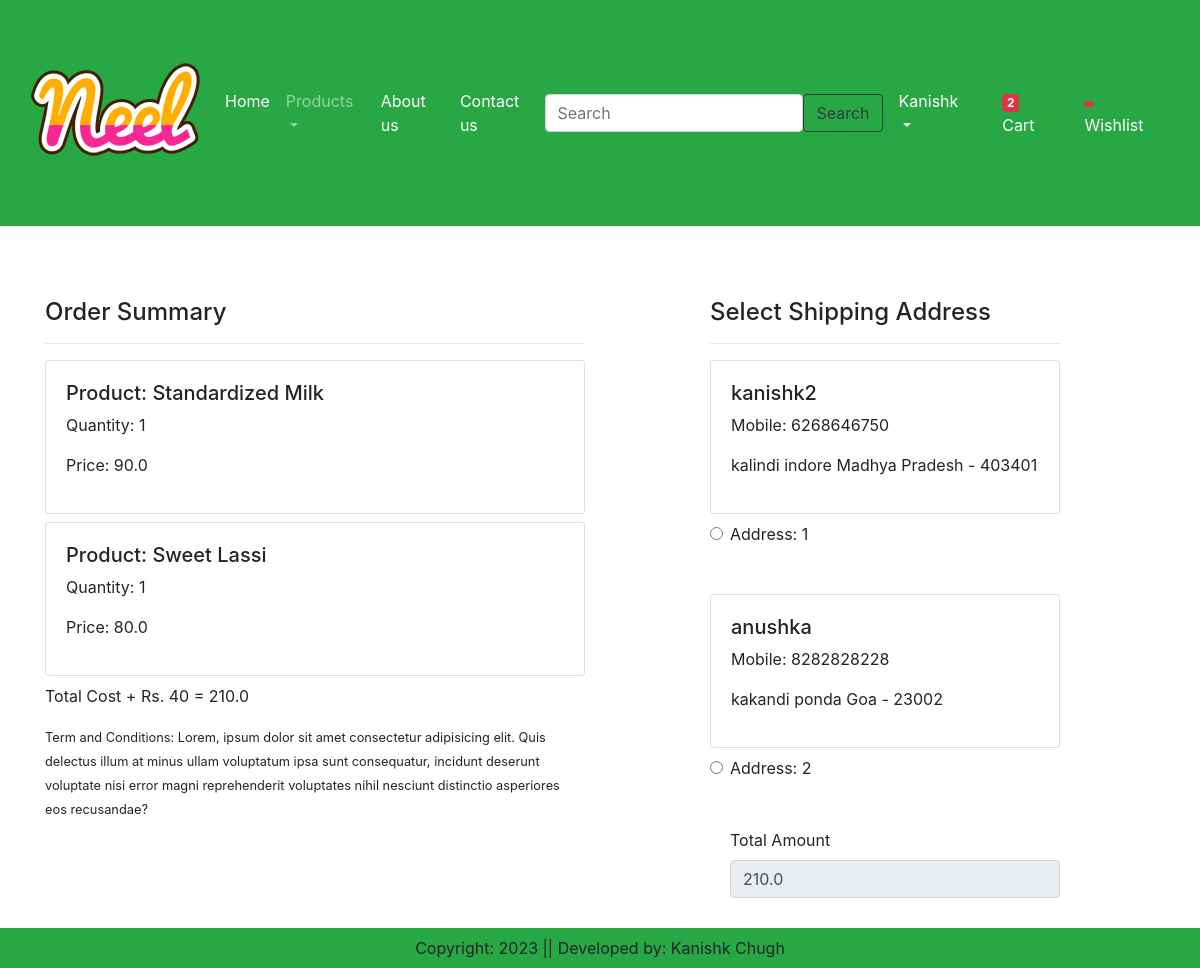
/checkout/ (signed in), run on an earlier commit of the app's database.
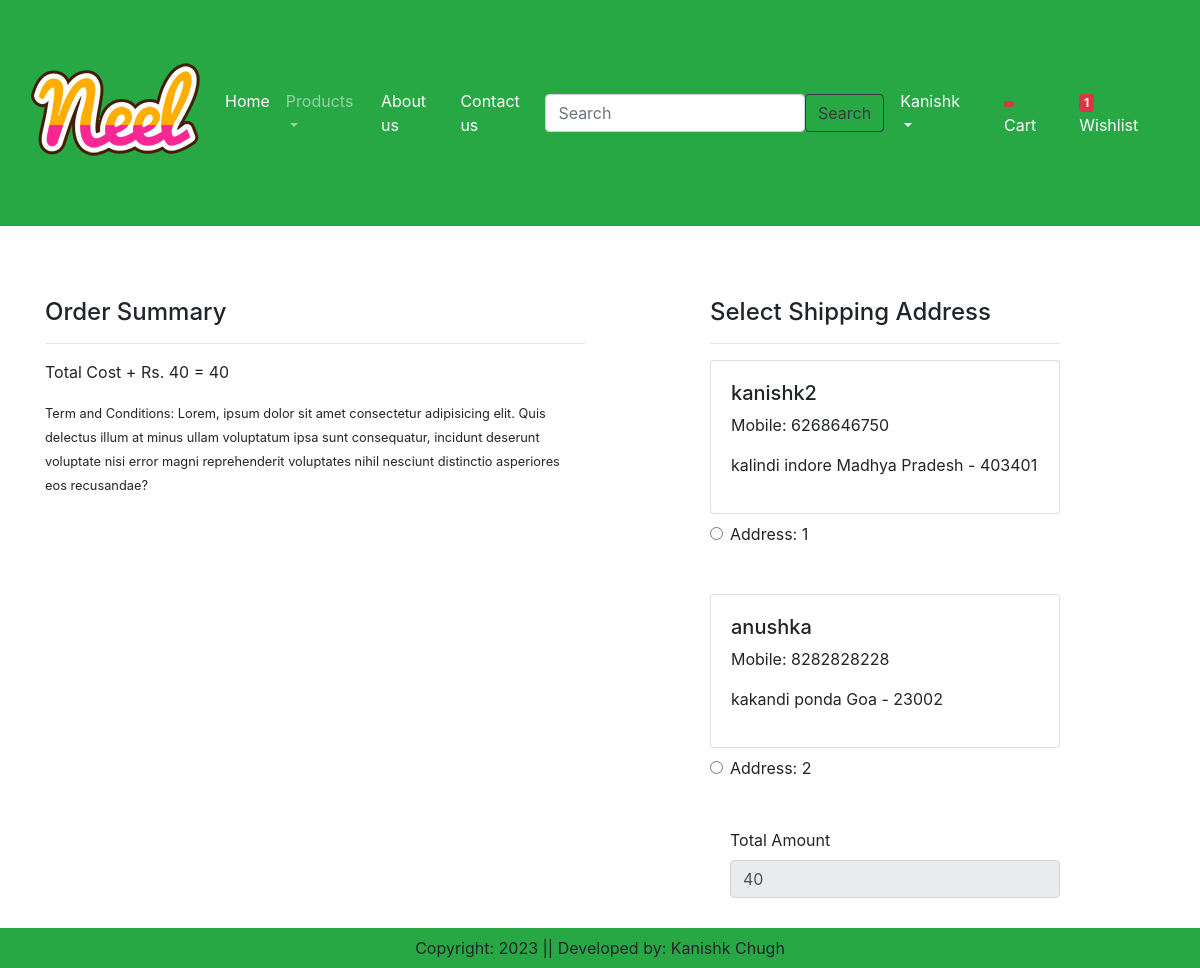
And on a later commit of the database.
### app/models.py (models this page shows, shortened)
class Cart(models.Model):
    user = models.ForeignKey(User, on_delete = models.CASCADE)
    product = models.ForeignKey(Product, on_delete = models.CASCADE)
    quantity = models.PositiveIntegerField(default = 1)

class Product(models.Model):
    title = models.CharField(max_length = 100)
    selling_price = models.FloatField()
    discounted_price = models.FloatField()
    description = models.TextField()
    composition = models.TextField(default = '')
    prodapp = models.TextField(default = '')
    category = models.CharField(choices = CATEGORY_CHOICES, max_length = 100)
    product_image = models.ImageField(upload_to='product')

class Customer(models.Model):
    user = models.ForeignKey(User, on_delete = models.CASCADE)
    name = models.CharField(max_length = 100)
    locality = models.CharField(max_length = 100)
    city = models.CharField(max_length = 100)
    mobile = models.IntegerField(default = 0)
    zipcode = models.IntegerField()
    state = models.CharField(choices = STATE_CHOICES, max_length = 100)

### app/views.py (the view, shortened to what this page needs)
# urls.py: path('checkout/', views.checkout.as_view(), name = 'checkout'),
@method_decorator(login_required,name='dispatch')
class checkout(View):
    def get(self, request):
        totalitem = 0
        wishitem = 0
        if request.user.is_authenticated:
            totalitem = len(Cart.objects.filter(user = request.user))
            wishitem = len(Wishlist.objects.filter(user = request.user))
        user = request.user
        add = Customer.objects.filter(user = user)
        cart_items = Cart.objects.filter(user = user)
        famount = 0
        for p in cart_items:
            value = p.quantity*(p.product.discounted_price)
            famount = famount + value
        totalamount = famount + 40
        razorpayamount = int(totalamount*100)
        client = razorpay.Client(auth = (settings.RAZOR_KEY_ID, settings.RAZOR_KEY_SECRET))
        data = {'amount' : razorpayamount, 'currency' : "INR", "receipt" : "order_rcptid_11"}
        payment_response = client.order.create(data=data)
        print("the payment response is", payment_response)
        order_id = payment_response['id']
        order_status = payment_response['status']
        return render(request, 'app/checkout.html', locals())

### app/templates/app/checkout.html (shortened to what this page needs)
{% extends 'app/base.html' %} {% load static %}
{% block main-content %}
    <div class="container">
        <div class="row mt-5">
            <div class="col-sm-6">
                <h4> Order Summary</h4>
                <hr>
                {% for item in cart_items %}
                    <div class="card mb-2">
                        <div class="card-body">
                            <h5>Product: {{item.product.title}}</h5>
                            <p>Quantity: {{item.quantity}}</p>
                            <p class="fw-bold">Price: {{item.product.discounted_price}}</p>
                        </div>
                    </div>
                {% endfor %}
                <p class="fw-bold">Total Cost + Rs. 40 = {{totalamount}}</p>
                <small>Term and Conditions: Lorem, ipsum dolor sit amet consectetur adipisicing elit. Quis delectus illum at minus ullam voluptatum ipsa sunt consequatur, incidunt deserunt voluptate nisi error magni reprehenderit voluptates nihil nesciunt distinctio asperiores eos recusandae?</small>
            </div>
            <div class="col-sm-4 offset-sm-1">
                <h4>Select Shipping Address</h4>
                <hr>
                <form action="post" id = "myform">
                    {% for ad in add %}
                        <div class="card">
                            <div class="card-body">
                                <h5>{{ad.name}}</h5>
                                <p>Mobile: {{ad.mobile}}</p>
                                <p>{{ad.locality}} {{ad.city}} {{ad.state}} - {{ad.zipcode}}</p>
                            </div>
                        </div>
                        <div class="form-check mt-2 mb-5">
                            <input type="radio" class="form-check-input" name="custid" id="custadd{{forloop.counter}}" value="{{ad.id}}">
                            <label class="form-check-label fw-bold" for = "custadd{{forloop.counter}}">
                                Address: {{forloop.counter}} </label>
                        </div>
                    {% endfor %}
                    <div class="form-check mb-3">
                        <label for="totalamount" class="form-label">Total Amount</label>
                        <input type="number" class="form-control" name="totalamount" value="{{totalamount}}" readonly>
                    </div>
                    <div class="text-end">
                        <button id="rzp-button1" type="submit" class="btn btn-warning mt-3 px-5 fw-bold">Payment</button>
                    </div>
                </form>
            </div>
        </div>
    </div>
{% endblock main-content %}

What changed in the data, as far as the page shows it:
removed Cart: product "Standardized Milk", quantity "1", product.discounted_price "90.0"
removed Cart: product "Sweet Lassi", quantity "1", product.discounted_price "80.0"
Also different on the page:
{{ wishitem }}: (not shown) → "1"
{{ totalamount }}: "210.0" → "40"
form field totalamount: "210.0" → "40"
{{ totalitem }}: "2" → (not shown)
